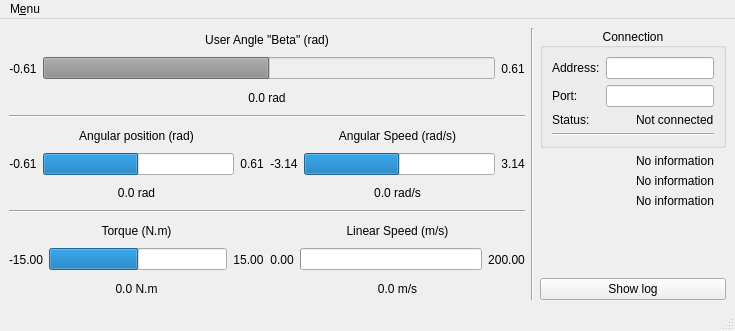
<?xml version="1.0" encoding="UTF-8"?>
<ui version="4.0">
 <class>MainWindow</class>
 <widget class="QMainWindow" name="MainWindow">
  <property name="geometry">
   <rect>
    <x>0</x>
    <y>0</y>
    <width>735</width>
    <height>331</height>
   </rect>
  </property>
  <property name="windowTitle">
   <string>Robot Monitor</string>
  </property>
  <widget class="QWidget" name="centralwidget">
   <layout class="QHBoxLayout" name="horizontalLayout_9">
    <item>
     <layout class="QVBoxLayout" name="verticalLayout_4">
      <item>
       <layout class="QVBoxLayout" name="verticalLayout_3">
        <item>
         <widget class="QLabel" name="label_4">
          <property name="text">
           <string>User Angle &quot;Beta&quot; (rad)</string>
          </property>
          <property name="scaledContents">
           <bool>true</bool>
          </property>
          <property name="alignment">
           <set>Qt::AlignCenter</set>
          </property>
         </widget>
        </item>
        <item>
         <layout class="QHBoxLayout" name="horizontalLayout_3">
          <item>
           <widget class="QLabel" name="label_5">
            <property name="text">
             <string>-0.61</string>
            </property>
            <property name="alignment">
             <set>Qt::AlignCenter</set>
            </property>
           </widget>
          </item>
          <item>
           <widget class="QProgressBar" name="progressBar_Angle_Beta">
            <property name="enabled">
             <bool>false</bool>
            </property>
            <property name="value">
             <number>50</number>
            </property>
            <property name="textVisible">
             <bool>false</bool>
            </property>
            <property name="format">
             <string>%p rad</string>
            </property>
           </widget>
          </item>
          <item>
           <widget class="QLabel" name="label_6">
            <property name="text">
             <string>0.61</string>
            </property>
            <property name="alignment">
             <set>Qt::AlignCenter</set>
            </property>
           </widget>
          </item>
         </layout>
        </item>
        <item>
         <widget class="QLabel" name="label_Beta">
          <property name="text">
           <string>0.0 rad</string>
          </property>
          <property name="alignment">
           <set>Qt::AlignCenter</set>
          </property>
         </widget>
        </item>
       </layout>
      </item>
      <item>
       <widget class="Line" name="line_3">
        <property name="orientation">
         <enum>Qt::Horizontal</enum>
        </property>
       </widget>
      </item>
      <item>
       <layout class="QGridLayout" name="gridLayout">
        <item row="0" column="0">
         <widget class="QLabel" name="label_7">
          <property name="text">
           <string>Angular position (rad)</string>
          </property>
          <property name="scaledContents">
           <bool>true</bool>
          </property>
          <property name="alignment">
           <set>Qt::AlignCenter</set>
          </property>
         </widget>
        </item>
        <item row="0" column="1">
         <widget class="QLabel" name="label_10">
          <property name="text">
           <string>Angular Speed (rad/s)</string>
          </property>
          <property name="scaledContents">
           <bool>true</bool>
          </property>
          <property name="alignment">
           <set>Qt::AlignCenter</set>
          </property>
         </widget>
        </item>
        <item row="1" column="0">
         <layout class="QHBoxLayout" name="horizontalLayout_5">
          <item>
           <widget class="QLabel" name="label_8">
            <property name="text">
             <string>-0.61</string>
            </property>
            <property name="alignment">
             <set>Qt::AlignCenter</set>
            </property>
           </widget>
          </item>
          <item>
           <widget class="QProgressBar" name="progressBar_Angular_Position">
            <property name="enabled">
             <bool>true</bool>
            </property>
            <property name="value">
             <number>50</number>
            </property>
            <property name="textVisible">
             <bool>false</bool>
            </property>
            <property name="format">
             <string>%p rad</string>
            </property>
           </widget>
          </item>
          <item>
           <widget class="QLabel" name="label_9">
            <property name="text">
             <string>0.61</string>
            </property>
            <property name="alignment">
             <set>Qt::AlignCenter</set>
            </property>
           </widget>
          </item>
         </layout>
        </item>
        <item row="1" column="1">
         <layout class="QHBoxLayout" name="horizontalLayout_6">
          <item>
           <widget class="QLabel" name="label_11">
            <property name="text">
             <string>-3.14</string>
            </property>
            <property name="alignment">
             <set>Qt::AlignCenter</set>
            </property>
           </widget>
          </item>
          <item>
           <widget class="QProgressBar" name="progressBar_Angular_Speed">
            <property name="value">
             <number>50</number>
            </property>
            <property name="textVisible">
             <bool>false</bool>
            </property>
            <property name="format">
             <string>%p rad/s</string>
            </property>
           </widget>
          </item>
          <item>
           <widget class="QLabel" name="label_12">
            <property name="text">
             <string>3.14</string>
            </property>
            <property name="alignment">
             <set>Qt::AlignCenter</set>
            </property>
           </widget>
          </item>
         </layout>
        </item>
        <item row="2" column="0">
         <widget class="QLabel" name="label_AngularPosition">
          <property name="text">
           <string>0.0 rad</string>
          </property>
          <property name="alignment">
           <set>Qt::AlignCenter</set>
          </property>
         </widget>
        </item>
        <item row="2" column="1">
         <widget class="QLabel" name="label_AngularSpeed">
          <property name="text">
           <string>0.0 rad/s</string>
          </property>
          <property name="alignment">
           <set>Qt::AlignCenter</set>
          </property>
         </widget>
        </item>
       </layout>
      </item>
      <item>
       <widget class="Line" name="line_4">
        <property name="orientation">
         <enum>Qt::Horizontal</enum>
        </property>
       </widget>
      </item>
      <item>
       <layout class="QGridLayout" name="gridLayout_2">
        <item row="0" column="0">
         <widget class="QLabel" name="label_13">
          <property name="text">
           <string>Torque (N.m)</string>
          </property>
          <property name="scaledContents">
           <bool>true</bool>
          </property>
          <property name="alignment">
           <set>Qt::AlignCenter</set>
          </property>
         </widget>
        </item>
        <item row="0" column="1">
         <widget class="QLabel" name="label_16">
          <property name="text">
           <string>Linear Speed (m/s)</string>
          </property>
          <property name="scaledContents">
           <bool>true</bool>
          </property>
          <property name="alignment">
           <set>Qt::AlignCenter</set>
          </property>
         </widget>
        </item>
        <item row="1" column="0">
         <layout class="QHBoxLayout" name="horizontalLayout_7">
          <item>
           <widget class="QLabel" name="label_14">
            <property name="text">
             <string>-15.00</string>
            </property>
            <property name="alignment">
             <set>Qt::AlignCenter</set>
            </property>
           </widget>
          </item>
          <item>
           <widget class="QProgressBar" name="progressBar_Torque">
            <property name="value">
             <number>50</number>
            </property>
            <property name="textVisible">
             <bool>false</bool>
            </property>
            <property name="format">
             <string>%p N.m</string>
            </property>
           </widget>
          </item>
          <item>
           <widget class="QLabel" name="label_15">
            <property name="text">
             <string>15.00</string>
            </property>
            <property name="alignment">
             <set>Qt::AlignCenter</set>
            </property>
           </widget>
          </item>
         </layout>
        </item>
        <item row="1" column="1">
         <layout class="QHBoxLayout" name="horizontalLayout_8">
          <item>
           <widget class="QLabel" name="label_17">
            <property name="text">
             <string>0.00</string>
            </property>
            <property name="alignment">
             <set>Qt::AlignCenter</set>
            </property>
           </widget>
          </item>
          <item>
           <widget class="QProgressBar" name="progressBar_Linear_Speed">
            <property name="value">
             <number>0</number>
            </property>
            <property name="textVisible">
             <bool>false</bool>
            </property>
            <property name="format">
             <string>%p m/s</string>
            </property>
           </widget>
          </item>
          <item>
           <widget class="QLabel" name="label_18">
            <property name="text">
             <string>200.00</string>
            </property>
            <property name="alignment">
             <set>Qt::AlignCenter</set>
            </property>
           </widget>
          </item>
         </layout>
        </item>
        <item row="2" column="0">
         <widget class="QLabel" name="label_Torque">
          <property name="text">
           <string>0.0 N.m</string>
          </property>
          <property name="alignment">
           <set>Qt::AlignCenter</set>
          </property>
         </widget>
        </item>
        <item row="2" column="1">
         <widget class="QLabel" name="label_LinearSpeed">
          <property name="text">
           <string>0.0 m/s</string>
          </property>
          <property name="alignment">
           <set>Qt::AlignCenter</set>
          </property>
         </widget>
        </item>
       </layout>
      </item>
     </layout>
    </item>
    <item>
     <widget class="Line" name="line_2">
      <property name="orientation">
       <enum>Qt::Vertical</enum>
      </property>
     </widget>
    </item>
    <item>
     <layout class="QVBoxLayout" name="verticalLayout_2">
      <item>
       <widget class="QGroupBox" name="groupBox_connection">
        <property name="title">
         <string>Connection</string>
        </property>
        <property name="alignment">
         <set>Qt::AlignCenter</set>
        </property>
        <property name="flat">
         <bool>false</bool>
        </property>
        <property name="checkable">
         <bool>false</bool>
        </property>
        <layout class="QVBoxLayout" name="verticalLayout">
         <item>
          <layout class="QHBoxLayout" name="horizontalLayout">
           <item>
            <widget class="QLabel" name="label">
             <property name="sizePolicy">
              <sizepolicy hsizetype="Minimum" vsizetype="Preferred">
               <horstretch>0</horstretch>
               <verstretch>0</verstretch>
              </sizepolicy>
             </property>
             <property name="text">
              <string>Address:</string>
             </property>
            </widget>
           </item>
           <item>
            <widget class="QLineEdit" name="lineEdit_address">
             <property name="sizePolicy">
              <sizepolicy hsizetype="Maximum" vsizetype="Fixed">
               <horstretch>0</horstretch>
               <verstretch>0</verstretch>
              </sizepolicy>
             </property>
             <property name="maximumSize">
              <size>
               <width>300</width>
               <height>16777215</height>
              </size>
             </property>
            </widget>
           </item>
          </layout>
         </item>
         <item>
          <layout class="QHBoxLayout" name="horizontalLayout_2">
           <item>
            <widget class="QLabel" name="label_2">
             <property name="sizePolicy">
              <sizepolicy hsizetype="Minimum" vsizetype="Preferred">
               <horstretch>0</horstretch>
               <verstretch>0</verstretch>
              </sizepolicy>
             </property>
             <property name="text">
              <string>Port:</string>
             </property>
            </widget>
           </item>
           <item>
            <widget class="QLineEdit" name="lineEdit_port">
             <property name="sizePolicy">
              <sizepolicy hsizetype="Maximum" vsizetype="Fixed">
               <horstretch>0</horstretch>
               <verstretch>0</verstretch>
              </sizepolicy>
             </property>
             <property name="maximumSize">
              <size>
               <width>300</width>
               <height>16777215</height>
              </size>
             </property>
            </widget>
           </item>
          </layout>
         </item>
         <item>
          <layout class="QHBoxLayout" name="horizontalLayout_4">
           <item>
            <widget class="QLabel" name="label_3">
             <property name="text">
              <string>Status:</string>
             </property>
            </widget>
           </item>
           <item>
            <widget class="QLabel" name="label_connectionStatus">
             <property name="text">
              <string>Not connected</string>
             </property>
            </widget>
           </item>
          </layout>
         </item>
         <item>
          <widget class="Line" name="line">
           <property name="orientation">
            <enum>Qt::Horizontal</enum>
           </property>
          </widget>
         </item>
        </layout>
       </widget>
      </item>
      <item>
       <layout class="QGridLayout" name="gridLayout_Information">
        <item row="1" column="0">
         <widget class="QLabel" name="icon_user">
          <property name="text">
           <string/>
          </property>
          <property name="pixmap">
           <pixmap resource="../ressources/ressource.rc">:/icons/userNotPresent.png</pixmap>
          </property>
          <property name="scaledContents">
           <bool>false</bool>
          </property>
          <property name="alignment">
           <set>Qt::AlignCenter</set>
          </property>
         </widget>
        </item>
        <item row="0" column="0">
         <widget class="QLabel" name="icon_battery">
          <property name="enabled">
           <bool>true</bool>
          </property>
          <property name="text">
           <string/>
          </property>
          <property name="pixmap">
           <pixmap resource="../ressources/ressource.rc">:/icons/batteryInvalid.png</pixmap>
          </property>
          <property name="scaledContents">
           <bool>false</bool>
          </property>
          <property name="alignment">
           <set>Qt::AlignCenter</set>
          </property>
         </widget>
        </item>
        <item row="1" column="1">
         <widget class="QLabel" name="label_user">
          <property name="text">
           <string>No information</string>
          </property>
         </widget>
        </item>
        <item row="2" column="1">
         <widget class="QLabel" name="label_emergency">
          <property name="text">
           <string>No information</string>
          </property>
         </widget>
        </item>
        <item row="2" column="0">
         <widget class="QLabel" name="icon_emergency">
          <property name="text">
           <string/>
          </property>
          <property name="pixmap">
           <pixmap resource="../ressources/ressource.rc">:/icons/emergency-invalid.png</pixmap>
          </property>
          <property name="scaledContents">
           <bool>false</bool>
          </property>
          <property name="alignment">
           <set>Qt::AlignCenter</set>
          </property>
         </widget>
        </item>
        <item row="0" column="1">
         <widget class="QLabel" name="label_battery">
          <property name="text">
           <string>No information</string>
          </property>
         </widget>
        </item>
       </layout>
      </item>
      <item>
       <spacer name="verticalSpacer">
        <property name="orientation">
         <enum>Qt::Vertical</enum>
        </property>
        <property name="sizeHint" stdset="0">
         <size>
          <width>20</width>
          <height>40</height>
         </size>
        </property>
       </spacer>
      </item>
      <item>
       <widget class="QPushButton" name="pushButton_Log">
        <property name="text">
         <string>Show log</string>
        </property>
       </widget>
      </item>
     </layout>
    </item>
   </layout>
  </widget>
  <widget class="QMenuBar" name="menubar">
   <property name="geometry">
    <rect>
     <x>0</x>
     <y>0</y>
     <width>735</width>
     <height>22</height>
    </rect>
   </property>
   <widget class="QMenu" name="menu_Quitter">
    <property name="title">
     <string>M&amp;enu</string>
    </property>
    <addaction name="action_OpenMessageLog"/>
    <addaction name="separator"/>
    <addaction name="action_Quitter"/>
   </widget>
   <addaction name="menu_Quitter"/>
  </widget>
  <widget class="QStatusBar" name="statusbar"/>
  <action name="action_Quitter">
   <property name="text">
    <string>&amp;Quitter</string>
   </property>
  </action>
  <action name="action_OpenMessageLog">
   <property name="text">
    <string>O&amp;pen message log...</string>
   </property>
  </action>
 </widget>
 <resources>
  <include location="../ressources/ressource.rc"/>
 </resources>
 <connections/>
</ui>
